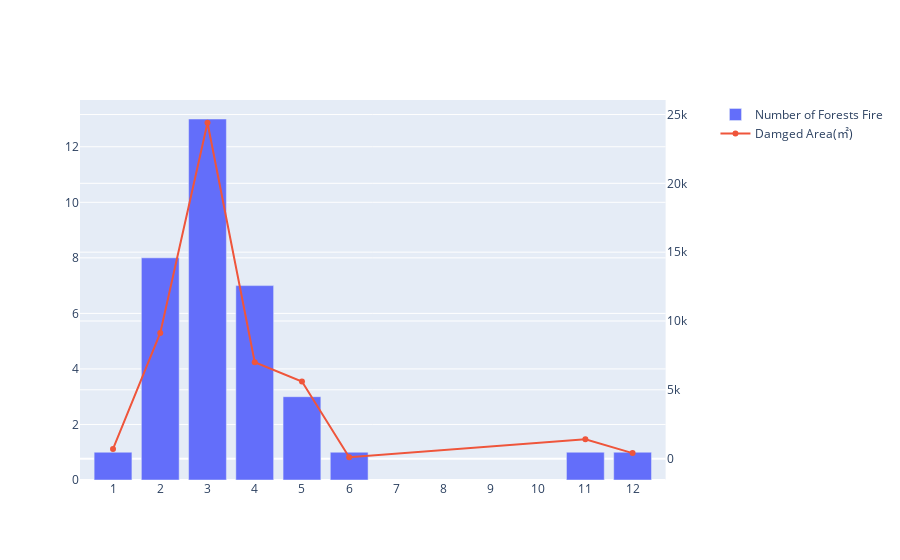

This figure's notebook cell:
### Markdown cell above
## 2011년 ~ 2022년 광주광역시 월별 산불 발생 횟수 & 총 피해 면적

### Code cell
import plotly.graph_objects as go
from plotly.subplots import make_subplots

month_count=pd.DataFrame(fire.groupby(['month']).count()['fire_cause'])
month_count.columns=['firecounts']
fire['damage_area(m^2)']=fire['damage_area(m^2)'].astype(float)

month_sum=pd.DataFrame(fire.groupby(['month']).sum()['damage_area(m^2)'])

fig = make_subplots(specs=[[{"secondary_y": True}]])

fig.add_trace(
    go.Bar(x=month_count.index, y=month_count['firecounts'], name="Number of Forests Fire"),
    secondary_y=False,
)

fig.add_trace(
    go.Scatter(x=month_count.index, y=month_sum['damage_area(m^2)'], name="Damged Area(㎡)"),
    secondary_y=True,
)

fig.update_layout(xaxis=dict(tickmode='linear'))

fig.show()

### Figure 1 — Plotly figure (JSON) as saved in the notebook; plotly's stock layout.template omitted (floating-point values rounded to 4 significant figures)
{"data": [{"name": "Number of Forests Fire", "type": "bar", "x": [1, 2, 3, 4, 5, 6, 11, 12], "xaxis": "x", "y": [1, 8, 13, 7, 3, 1, 1, 1], "yaxis": "y"}, {"name": "Damged Area(㎡)", "type": "scatter", "x": [1, 2, 3, 4, 5, 6, 11, 12], "xaxis": "x", "y": [700.0, 9130, 24400, 7000, 5600, 100, 1400.0, 400], "yaxis": "y2"}], "layout": {"autosize": true, "xaxis": {"anchor": "y", "autorange": true, "domain": [0, 0.94], "range": [0.2136, 12.79], "tickmode": "linear", "type": "linear"}, "yaxis": {"anchor": "x", "autorange": true, "domain": [0, 1], "range": [0, 13.68], "type": "linear"}, "yaxis2": {"anchor": "x", "autorange": true, "overlaying": "y", "range": [-1905.0, 26410.0], "side": "right", "type": "linear"}}}
